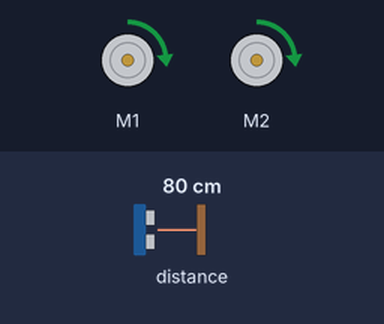
This program was run on a simulated BBC micro:bit (MakeCode). Parts: 2 × DC motor (green arrow = forward, orange = backward, longer = faster). The inputs (shaded band) are chosen by the test bench; at power-on: distance to the obstacle 80 cm.

Above: at 1.2 s.
1.3 s: distance to the obstacle set to 4 cm
At 1.62 s:
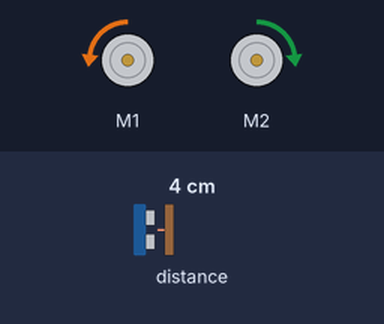
4.3 s: distance to the obstacle set to 2 cm
At 4.57 s:
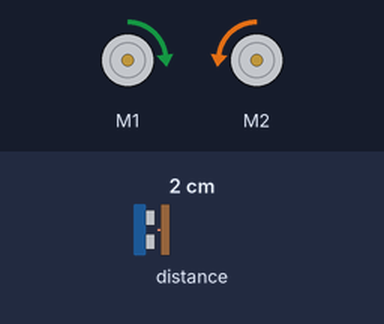
Timing chart, 0 to 7.3 s (numbered marks = the images above; inputs shaded):
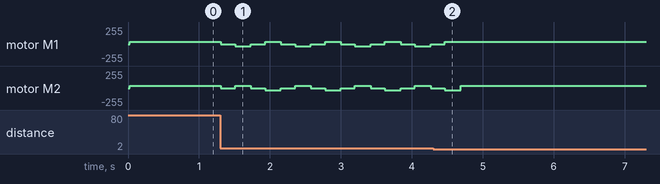

The program:

main.ts
```typescript
function Girar90ºGradosIzqui () {
    maqueen.motorStop(maqueen.Motors.All)
    basic.pause(200)
    maqueen.motorRun(maqueen.Motors.M1, maqueen.Dir.CCW, 35)
    maqueen.motorRun(maqueen.Motors.M2, maqueen.Dir.CW, 35)
    basic.pause(200)
}
function Girar90ºGradosDere () {
    maqueen.motorStop(maqueen.Motors.All)
    basic.pause(200)
    maqueen.motorRun(maqueen.Motors.M1, maqueen.Dir.CW, 35)
    maqueen.motorRun(maqueen.Motors.M2, maqueen.Dir.CCW, 35)
    basic.pause(200)
}
let UltimoGiro = 0
basic.forever(function () {
    if (maqueen.Ultrasonic(PingUnit.Centimeters) == 4) {
        maqueen.motorStop(maqueen.Motors.All)
        if (UltimoGiro == 0) {
            Girar90ºGradosIzqui()
            UltimoGiro = 1
        } else {
            Girar90ºGradosDere()
            UltimoGiro = 0
        }
    } else {
        maqueen.motorRun(maqueen.Motors.All, maqueen.Dir.CW, 35)
    }
})
```

test.ts
```typescript
// aquí va el archivo "tests"; esto no se compilará cuando este paquete se utilice como una extensión.
```

Measured:
- after the input at 1.3 s, motor M1: forward 35/255 → stopped at once, then repeats every 0.84 s: backward 35/255 0.22 s, stopped 0.20 s, forward 35/255 0.22 s, stopped 0.20 s; motor M2: forward 35/255 → stopped at once, then repeats every 0.84 s: forward 35/255 0.22 s, stopped 0.20 s, backward 35/255 0.22 s, stopped 0.20 s
- after the input at 4.3 s, motor M1: goes on until 4.5 s, then stays forward 35/255
